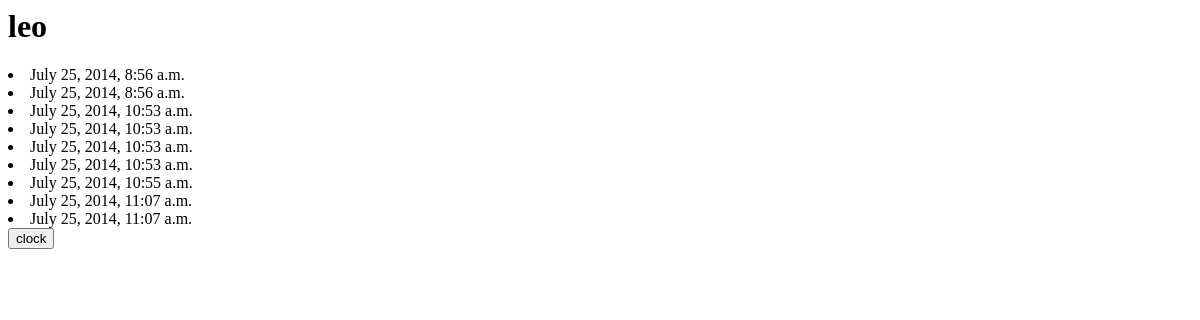
/user/1/, run on an earlier commit of the app's database.
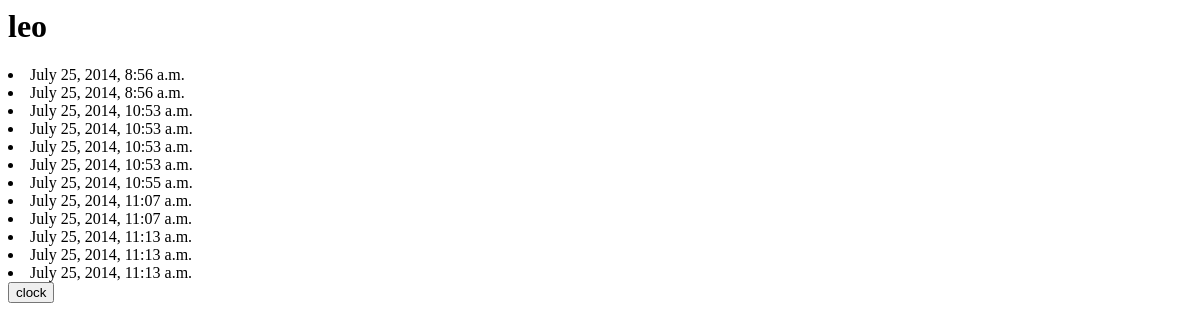
And on a later commit of the database.
### user/models.py (models this page shows, shortened)
class Clock(models.Model):
    user = models.ForeignKey(User)
    clock_text = models.CharField(max_length=200)
    clock_date = models.DateTimeField(auto_now=False)

### user/views.py (the view)
# urls.py: url(r'^(?P<user_id>\d+)/$',views.detail, name= 'detail'),
def detail(request,user_id):
    user = get_object_or_404(User,pk=user_id)
    return render(request,'user/detail.html',{'user':user})

### user/templates/user/detail.html (shortened to what this page needs)
<h1>{{ user.name }}</h1>
<form action="{% url 'user:clock' user.id %}" method="post">
{% for punch in user.clock_set.all %}
  <li>{{punch.clock_date}}</li>
{% endfor %}
<input type="submit" value="clock" />
</form>

What changed in the data, as far as the page shows it:
added Clock: clock_date "July 25, 2014, 11:13 a.m."
added Clock: clock_date "July 25, 2014, 11:13 a.m."
added Clock: clock_date "July 25, 2014, 11:13 a.m."
